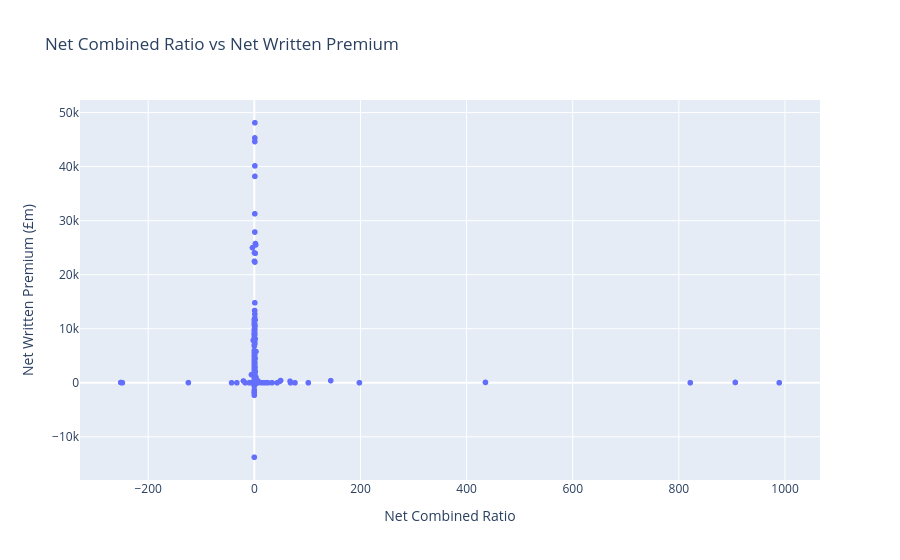

Source (notebook cell):
### Code cell
fig_combined_vs_nwp_restricted.show()

### Figure 1 — Plotly figure (JSON) as saved in the notebook; plotly's stock layout.template omitted (floating-point values rounded to 4 significant figures; data arrays with more than 128 entries replaced by an {"elided": "..."} marker saying what was removed)
{"data": [{"customdata": {"elided": "1620x2 str values"}, "hovertemplate": "Net Combined Ratio=%{x}<br>Net Written Premium (£m)=%{y}<br>Firm=%{customdata[0]}<br>Year=%{customdata[1]}<extra></extra>", "legendgroup": "", "marker": {"color": "#636efa", "symbol": "circle"}, "mode": "markers", "name": "", "showlegend": false, "type": "scattergl", "x": {"elided": "1620 float values"}, "xaxis": "x", "y": {"elided": "1620 float values"}, "yaxis": "y"}], "layout": {"legend": {"tracegroupgap": 0}, "title": {"text": "Net Combined Ratio vs Net Written Premium"}, "xaxis": {"anchor": "y", "domain": [0, 1], "title": {"text": "Net Combined Ratio"}}, "yaxis": {"anchor": "x", "domain": [0, 1], "title": {"text": "Net Written Premium (£m)"}}}}
